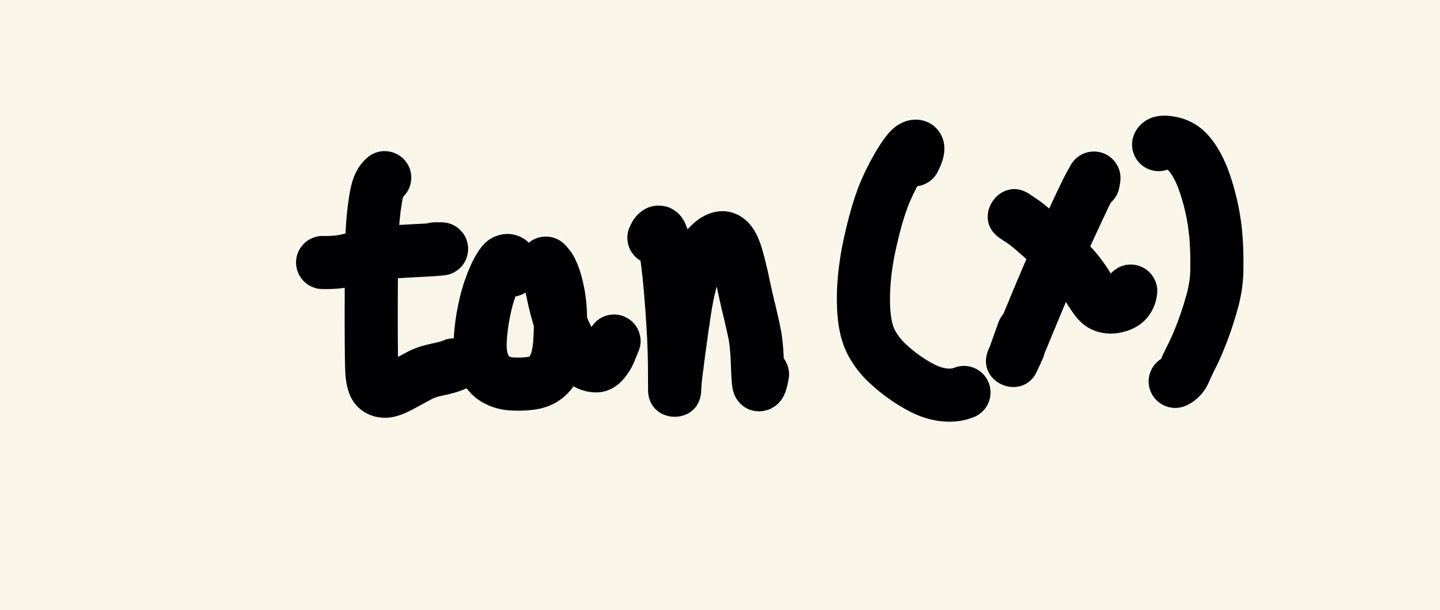
#> input picture test/0001.jpg, 1440 x 610 px
$ python -i image_process.py   (imports and definitions only)
#> lines starting #> are read from the running program, lines starting #| are printed output that depends on the picture
#> further down, picture is the input picture: shape (610, 1440, 3); mean B, G, R 200.2, 210.2, 213.6
import cv2 as cv
import numpy as np
from skimage.morphology import skeletonize as sk_skeletonize
from skimage.util import invert

def convert_to_gray(image):
    gray_image = cv.cvtColor(image, cv.COLOR_BGR2GRAY)
    return gray_image

def apply_bilateral_filter(image, d=9, sigmaColor=50, sigmaSpace=75):
    filtered = cv.bilateralFilter(image, d=d, sigmaColor=sigmaColor, sigmaSpace=sigmaSpace)
    return filtered

def apply_threshold(image, threshold=127, max_value=255, threshold_type=cv.THRESH_BINARY):
    _, binary = cv.threshold(image, threshold, max_value, threshold_type)
    return binary

# [4 lines left out: function apply_clahe, not called in this run]

def apply_morphology(image, kernel_size=(3, 3), iterations=1):
#> called with kernel_size = (3, 3), iterations = 1
    inverted = cv.bitwise_not(image)
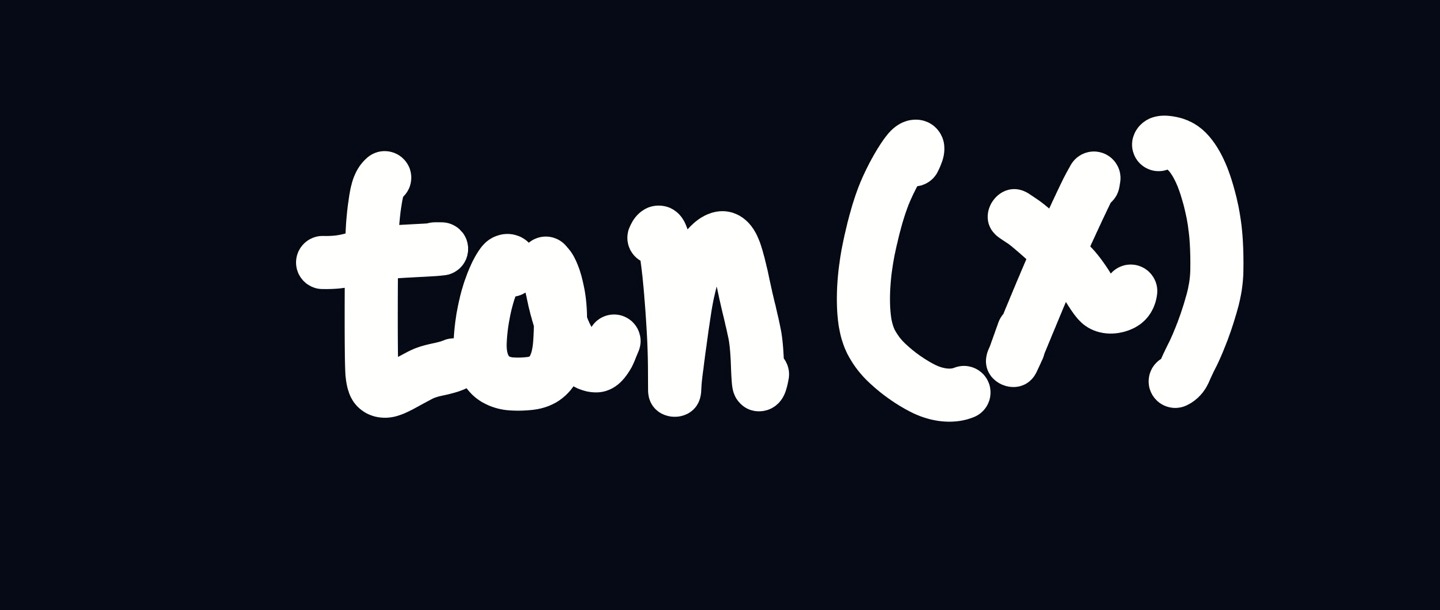
#> inverted: shape (610, 1440, 3); mean B, G, R 54.8, 44.8, 41.4
    kernel = cv.getStructuringElement(cv.MORPH_RECT, kernel_size)
    image = cv.morphologyEx(inverted, cv.MORPH_CLOSE, kernel, iterations)
    return cv.bitwise_not(image)

# [41 lines left out: functions apply_dilation, sharpen_image, remove_small_noise, skeletonize_skimage, adjust_brightness, not called in this run]

>>> import cv2
>>> picture = cv2.imread('test/0001.jpg')
>>> result = apply_morphology(picture)

$ run again, on test/0002.jpg
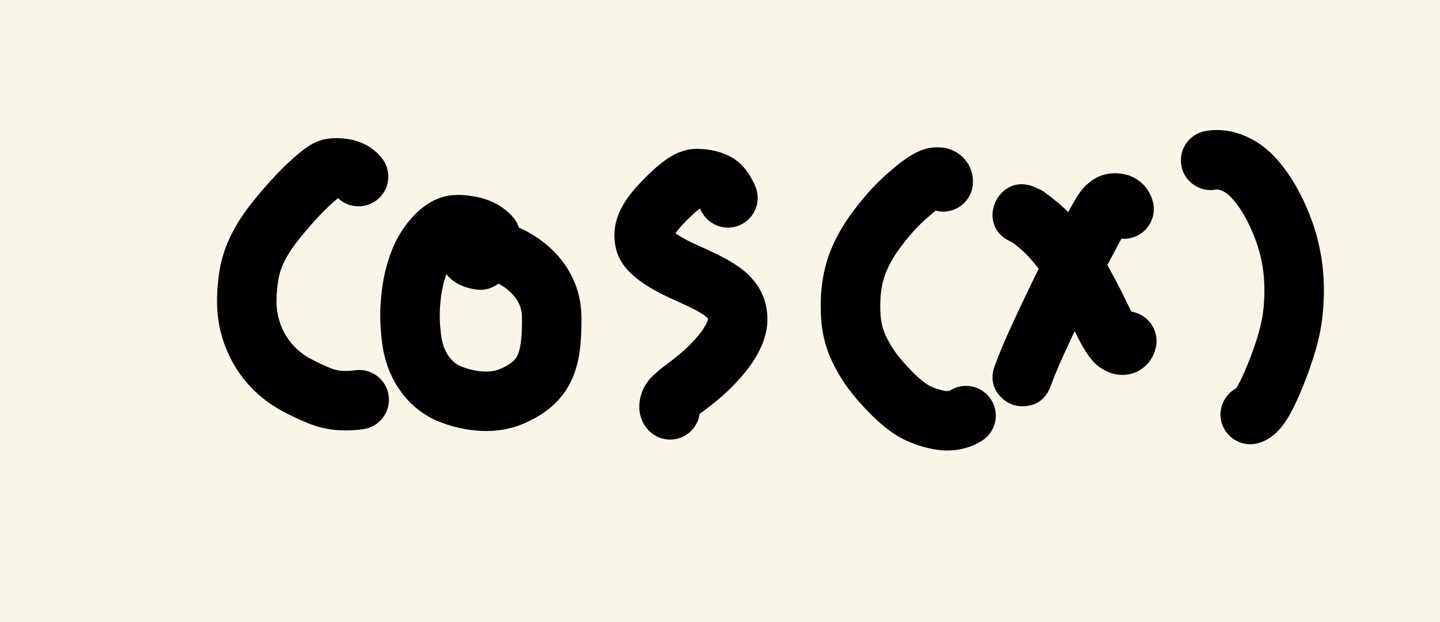
#> input picture test/0002.jpg, 1440 x 622 px
#> picture is the input picture: shape (622, 1440, 3); mean B, G, R 194.6, 204.2, 207.6
#> in apply_morphology, `inverted = cv.bitwise_not(image)`:
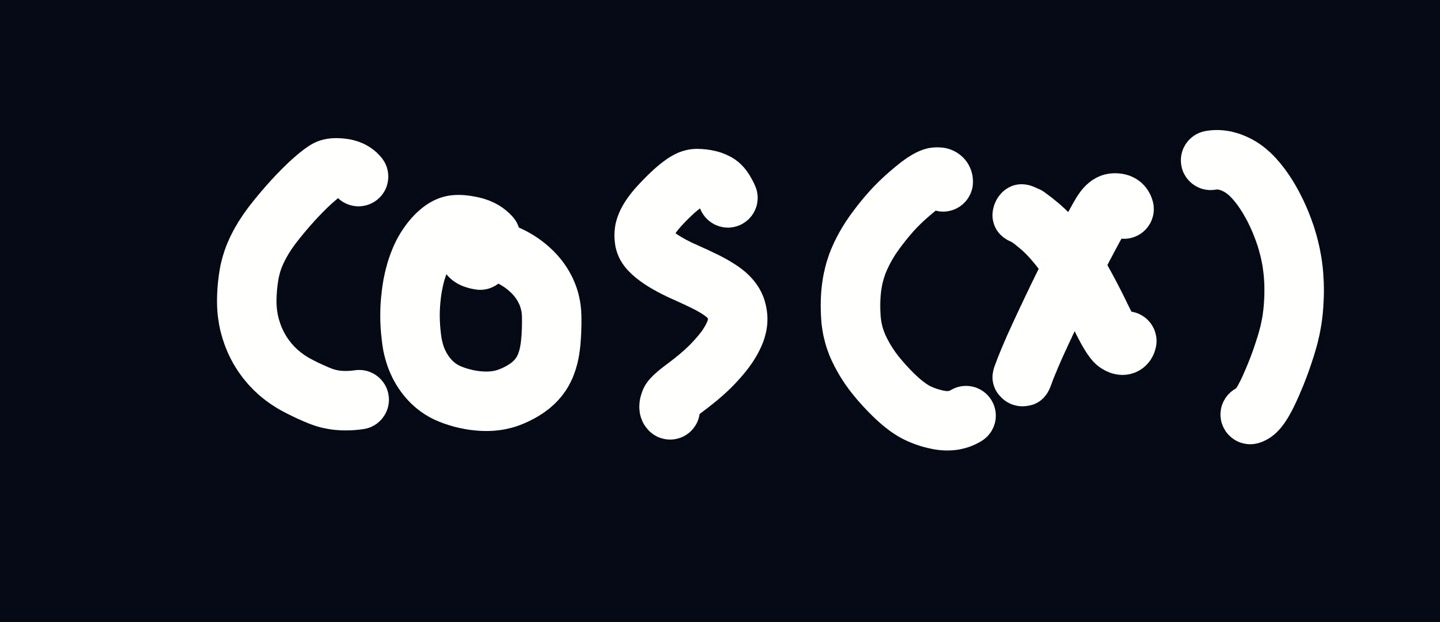
#> inverted: shape (622, 1440, 3); mean B, G, R 60.4, 50.8, 47.4

$ run again, on test/0003.jpg
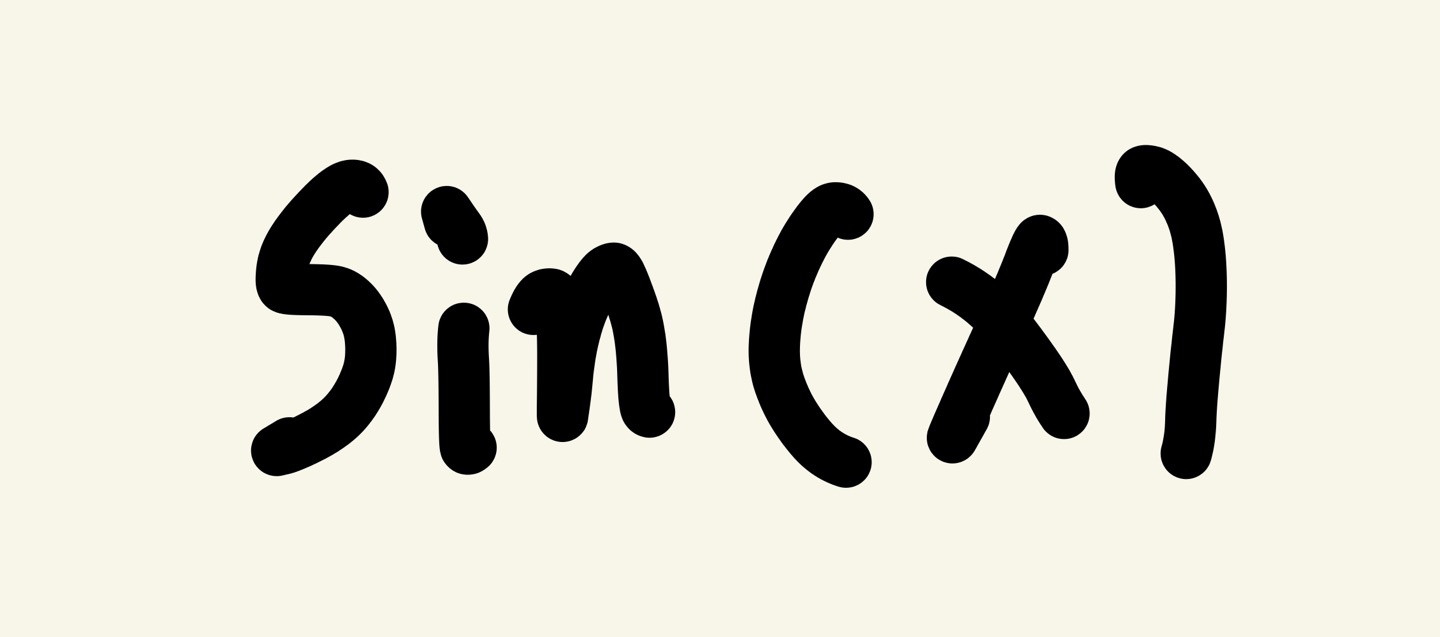
#> input picture test/0003.jpg, 1440 x 637 px
#> picture is the input picture: shape (637, 1440, 3); mean B, G, R 203.8, 215.1, 216.9
#> in apply_morphology, `inverted = cv.bitwise_not(image)`:
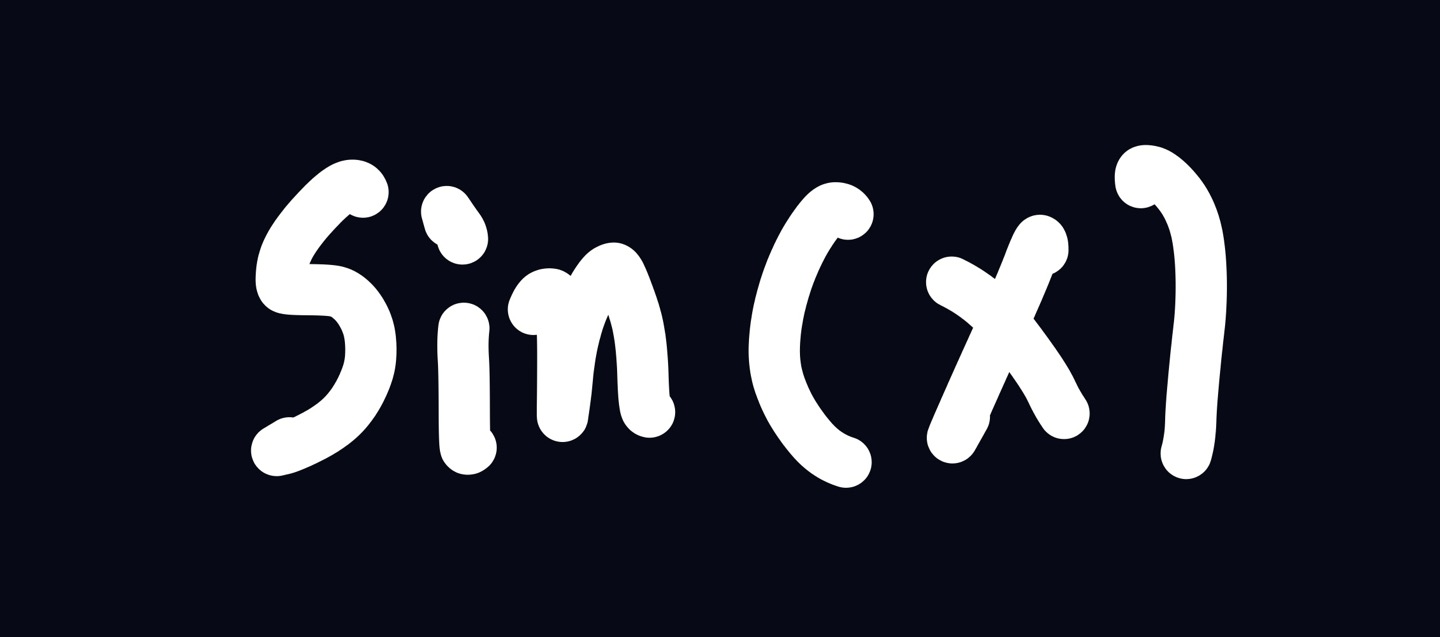
#> inverted: shape (637, 1440, 3); mean B, G, R 51.2, 39.9, 38.1

$ run again, on test/0004.jpg
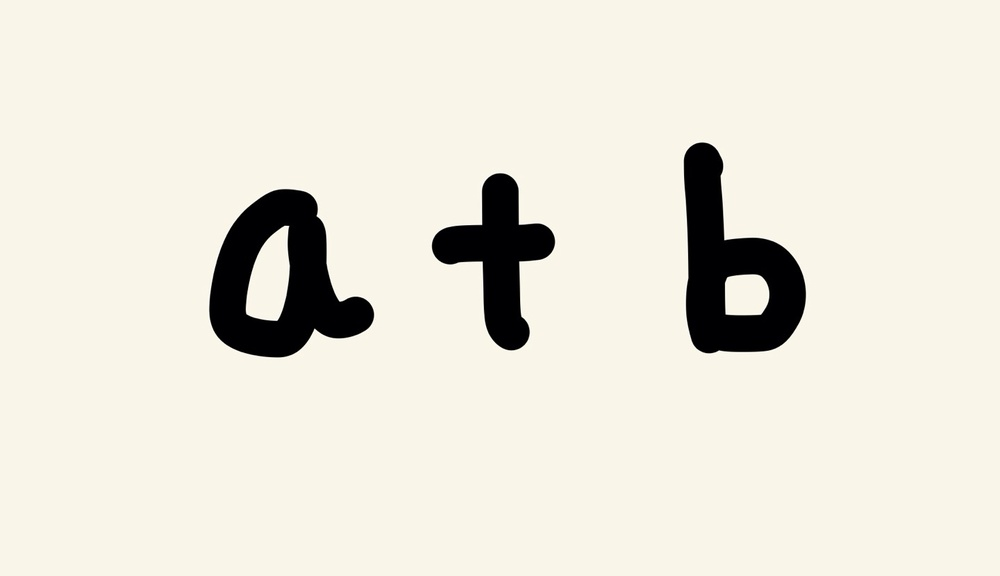
#> input picture test/0004.jpg, 1000 x 576 px, shrunk from 1440 x 829 before the run
#> picture is the input picture: shape (576, 1000, 3); mean B, G, R 217.8, 228.9, 232.6
#> in apply_morphology, `inverted = cv.bitwise_not(image)`:
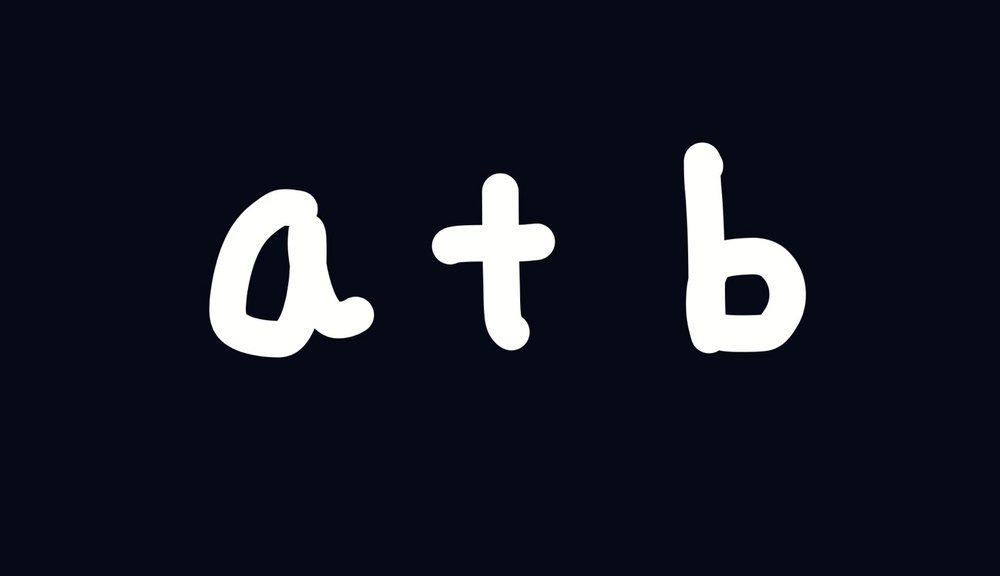
#> inverted: shape (576, 1000, 3); mean B, G, R 37.2, 26.1, 22.4
